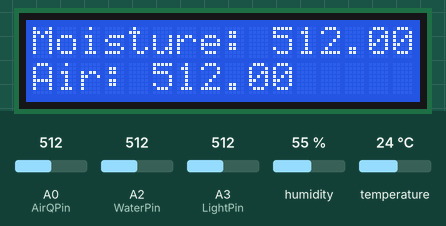
Bench run of a sketch on a simulated Arduino Uno, built with avr-gcc and run on an emulated ATmega328P. Parts: 16×2 character LCD. Inputs (shaded band) come from the test bench; at power-on: humidity 55 %, A0 (AirQPin) = 512, A2 (WaterPin) = 512, A3 (LightPin) = 512, temperature 24 °C. What the sketch prints to the serial monitor is not drawn.

Above: at 1.2 s.
1.3 s: humidity set to 22 %
At 4.6 s:
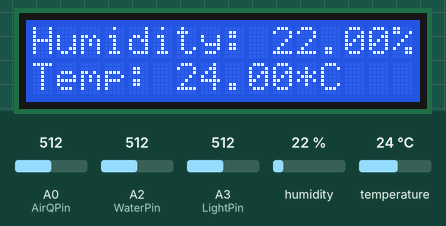
10.8 s: A0 (AirQPin) set to 716
At 13.8 s:
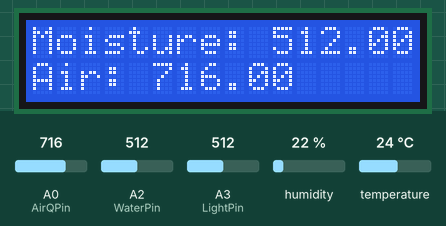
16.0 s: A2 (WaterPin) set to 716
At 18.4 s:
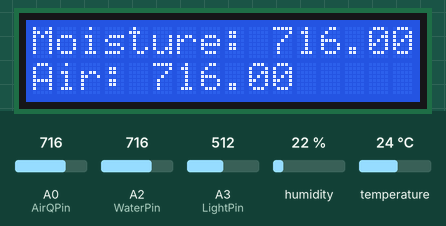
21.1 s: A3 (LightPin) set to 716
At 27.4 s:
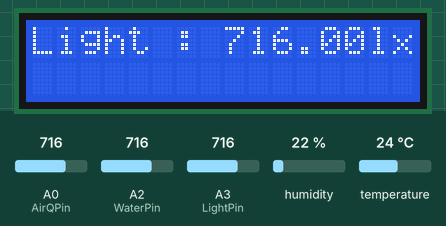
30.4 s: temperature set to 12 °C
At 33.6 s:
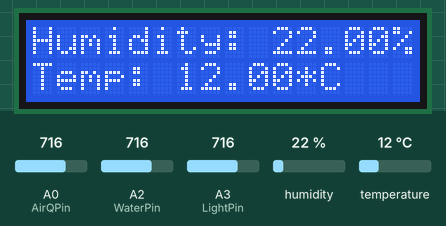
35.5 s: A0 (AirQPin) set to 992
At 38.9 s:
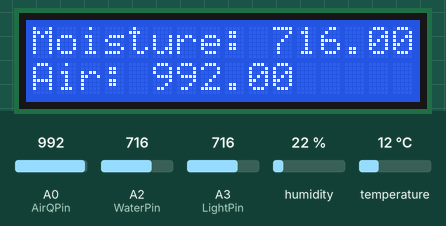
Timing chart, 0 to 40.4 s (numbered marks = the images above; inputs shaded):
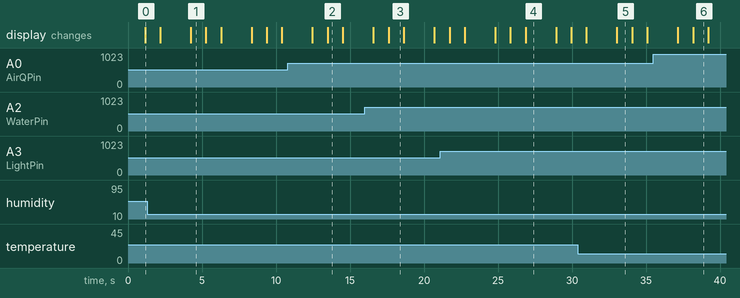

Measured:
- what the display in image 1 shows lasts 1.1 s, from 4.2 s to 5.3 s
- what the display in image 4 shows lasts 2.0 s, from 26.9 s to 28.9 s

The sketch:

arduino_uno.ino
```cpp
#include "DHT.h"
#include <Wire.h>
#include <LiquidCrystal_PCF8574.h>

LiquidCrystal_PCF8574 lcd(0x27);  //initialize lcd address
#define DHTTYPE DHT11   // DHT 11

const int AirQPin = A0;       //sensors pins
const int DHTPin = 2;
const int WaterPin = A2;
const int LightPin = A3;

int show;
DHT dht(DHTPin, DHTTYPE);

void setup() {
  // put your setup code here, to run once:
  dht.begin();
  int error;
  pinMode(WaterPin, INPUT);       //initialize all sensor pins
  pinMode(LightPin, INPUT);
  pinMode(AirQPin, INPUT);


  Serial.begin(74880);               //define baud rate
  Serial.println("LCD...");
  Wire.begin();
  Wire.beginTransmission(0x27);      //start i2c communication
  error = Wire.endTransmission();
  if (error == 0) {
    Serial.println(": LCD found.");

  } else {
    Serial.println(": LCD not found.");
  } // if

  lcd.begin(16, 2);                 // initialize the lcd
  show = 0;
}

void loop() {

    float h = dht.readHumidity();       // Read humidity

    float t = dht.readTemperature();    // Read temperature

    //float f = dht.readTemperature(true);

    float water =analogRead(WaterPin);    //Read water level
    float light =analogRead(LightPin);    //Read light intensity level
    float air =analogRead(AirQPin);       //Read air quality level


    lcd.setBacklight(255);              //display sensor data on LCD
    lcd.home(); lcd.clear();
    lcd.print("Humidity: ");
    lcd.print(h);
    lcd.print("%");
    lcd.setCursor(0,1);
    lcd.print("Temp: ");
    lcd.print(t);
    lcd.print("*C");
    delay(1000);

    lcd.home(); lcd.clear();
    lcd.print("Moisture: ");
    lcd.print(water);
    lcd.setCursor(0,1);
    lcd.print("Air: ");
    lcd.print(air);

    delay(1000);

    lcd.home(); lcd.clear();
    lcd.print("Light : ");
    lcd.print(light);
    lcd.print("lx");

    delay(1000);


    Serial.print(h);          //send sensor data to nodeMCU
    Serial.print(",");

    Serial.print(t);
    Serial.print(",");

    Serial.print(water);
    Serial.print(",");

    Serial.print(air);
    Serial.print(",");

    Serial.println(light);
    delay(1000);


}
```
